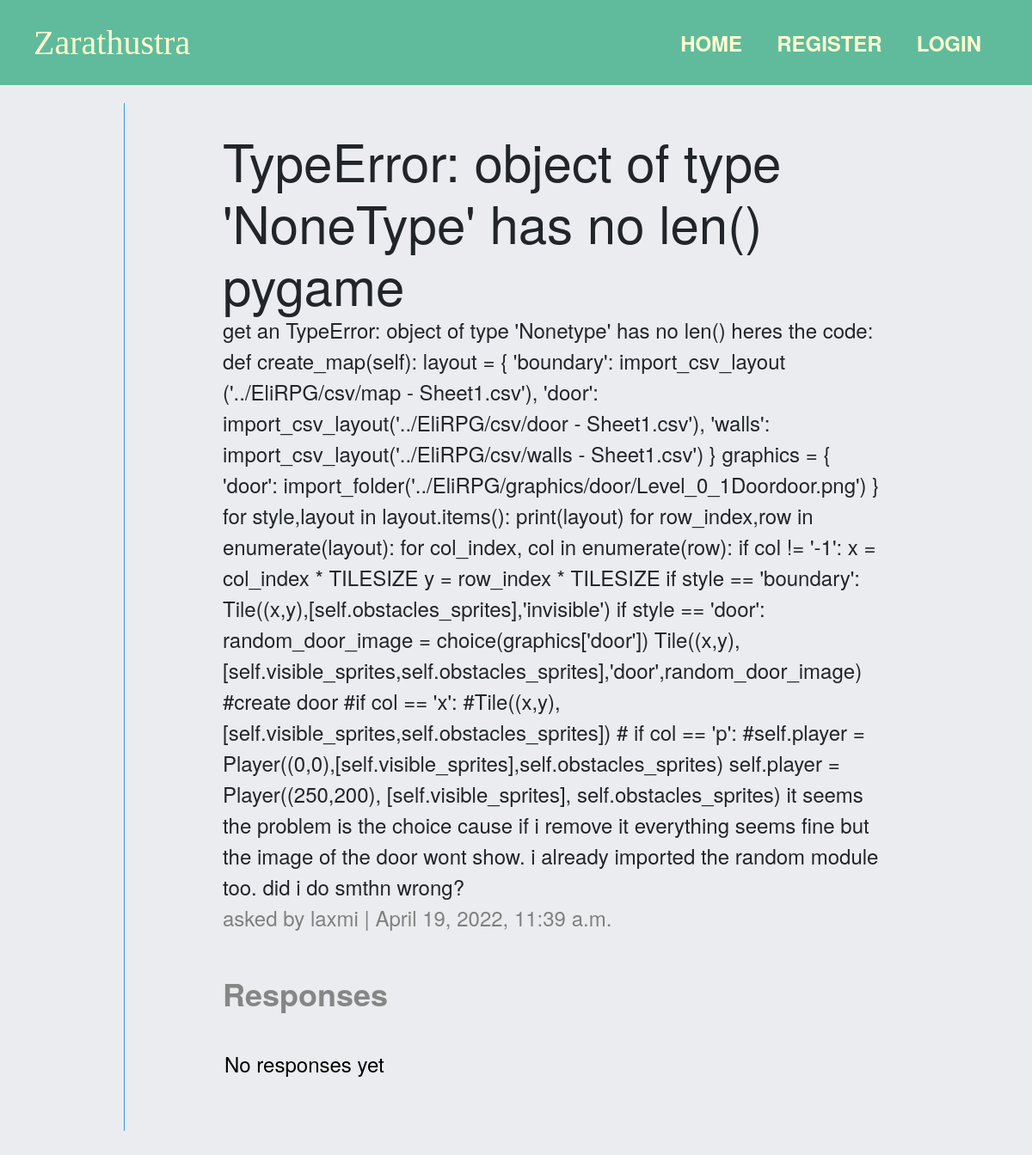
/question/4, run on the app's committed database.
### main/models.py (models this page shows, shortened)
class Question(models.Model):
    author = models.ForeignKey(User, null=False, on_delete=models.CASCADE)
    title = models.CharField(max_length=200, null=False)
    body = models.TextField(null=False)
    created_at = models.DateTimeField(auto_now_add=True)
    updated_at = models.DateTimeField(auto_now=True)

### main/views.py (the view, shortened to what this page needs)
# urls.py: path('question/<int:id>',views.questionPage,name='question'),
def questionPage(request, id):
    question=Question.objects.get(id=id)
    response_form=ResponseForm()
    context={
        'question':question,
        'response_form':response_form,
    }
    return render(request,"question.html",context)

### main/templates/question.html (shortened to what this page needs)
{% extends 'layout/page.html' %}
{% block content %}
<div class="page question-page">
  <h1 class="question-title">{{question.title}}</h1>
<div class="question-body">{{question.body}}</div>
<span class="question-author">asked by {{question.author}} |  {{question.created_at}}</span>
<div class="response-container">
    <h4 class="response-container-heading">
        Responses
    </h4>
    {% if not question.responses.all %}
    <div class="no-response-text"> No responses yet</div>
    {% else %}
      {% for response in question.get_responses %}
        {% include 'components\response.html' with response=response %}
      {% endfor %}
    {% endif %}
</div>
</div>
{% endblock %}

### main/static/main/css/styles.css (style rules this page uses)
* { box-sizing: border-box; font-size: 3vh; font-family: 'Helvetica Neue', Helvetica, Arial, sans-serif; }
body { background-color: #eaecef; }
.page { display: flex; flex-direction: column; margin: 0 auto; min-width:5vw; padding: 30px; }
.question-title, .title { margin: 0 7vw; }
.question-body,.question-author { margin-left:7vw ; }
.question-author { color:gray; }
.response-container,.response-form { margin-left:7vw ; width:auto; }
.response-container-heading { color:rgb(134, 134, 134); font-weight: 600; }
.no-response-text { color:black; padding: 30px 2px; }
.new-question-page,.question-page { margin:0 10vw; border-left:1px solid rgb(51, 154, 223); }

### data on the page
Question: title "TypeError: object of type 'NoneType' has no len() pygame", body "get an TypeError: object of type 'Nonetype' has no len() heres the code: def create_map(self): layout = { 'boundary': import_csv_layout ('../EliRPG/csv/map - Sheet1.csv'), 'door': import_csv_layout('../EliRPG/csv/door - Sheet1.csv'), 'walls': import_csv_layout('../EliRPG/csv/walls - Sheet1.csv') } graphics = { 'door': import_folder('../EliRPG/graphics/door/Level_0_1Doordoor.png') } for style,layout in layout.items(): print(layout) for row_index,row in enumerate(layout): for col_index, col in enumerate(row): if col != '-1': x = col_index * TILESIZE y = row_index * TILESIZE if style == 'boundary': Tile((x,y),[self.obstacles_sprites],'invisible') if style == 'door': random_door_image =…", author "laxmi", created_at "April 19, 2022, 11:39 a.m."
